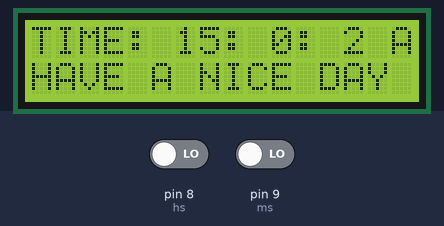
A sketch run on a simulated Arduino Uno, built with avr-gcc and run on an emulated ATmega328P. On the bench: 16×2 character LCD. The test bench sets the inputs (shaded band); at power-on: pin 8 (hs) LOW, pin 9 (ms) LOW.

Above: at 1.2 s.
1.3 s: pin 8 (hs) driven HIGH
At 2.8 s:
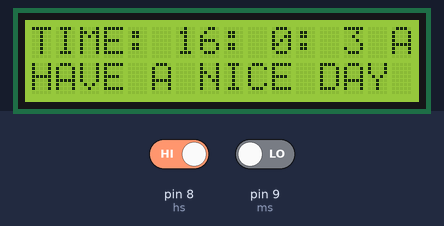
5.5 s: pin 8 (hs) driven LOW
At 6.9 s:
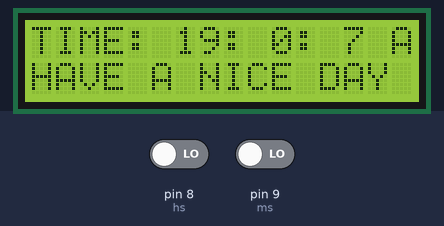
9.7 s: pin 9 (ms) driven HIGH
At 10.9 s:
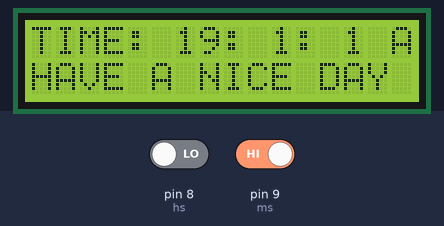
12.6 s: pin 9 (ms) driven LOW
At 13.9 s:
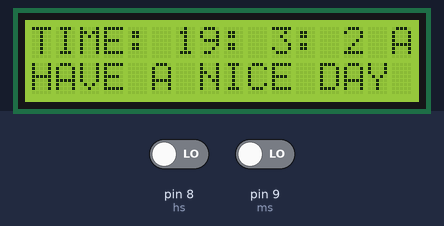
15.6 s: pin 8 (hs) driven HIGH
At 16.9 s:
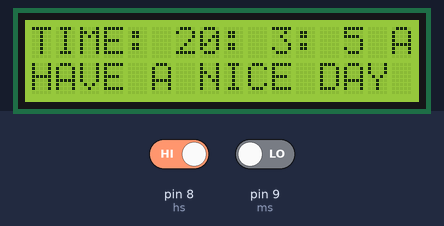
18.6 s: pin 9 (ms) driven HIGH
At 24.0 s:
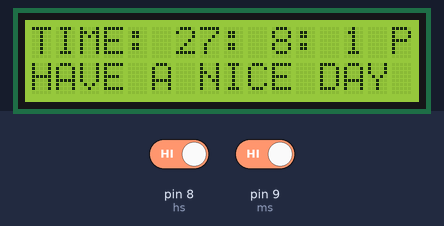
Timing chart, 0 to 24.7 s (numbered marks = the images above; inputs shaded):
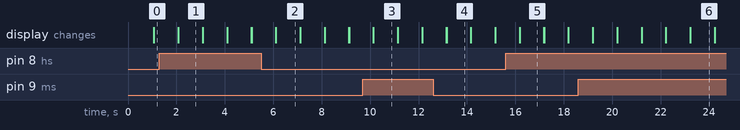

The sketch:

Watch_with_LCD.ino
```cpp
// Te
#include <LiquidCrystal.h>
LiquidCrystal lcd(12, 11, 5, 4, 3, 2);
int h = 15;
int m=0;
int s=0;
int flag=0;
int TIME=0;
const int hs = 8;
const int ms = 9;
int state1;
int state2;
void setup()
{
  lcd.begin(16, 2);
}
void loop()
{
  lcd.setCursor(0, 0);
  s = s + 1;
  lcd.print("TIME: ");
  lcd.print(h);
  lcd.print(": ");
  lcd.print(m);
  lcd.print(": ");
  lcd.print(s);
  if (flag < 12) lcd.print(" AM");
  if (flag == 12) lcd.print(" PM");
  if (flag > 12) lcd.print(" PM");
  if (flag == 24) flag = 0;
  delay(1000);
  lcd.clear();
  if (s == 60) {
    s = 0;
    m = m + 1;
  }
  if (m == 60)
  {
    m = 0;
    h = h + 1;
    flag = flag + 1;
  }
  if (h == 13)
  {
    h = 1;
  }
  lcd.setCursor(0, 1);
  lcd.print("HAVE A NICE DAY");
  state1 = digitalRead(hs);
  if (state1 == 1)
  {
    h = h + 1;
    flag = flag + 1;
    if (flag < 12) lcd.print(" AM");
    if (flag >= 12) lcd.print(" PM");
    //if (flag > 12) lcd.print(" PM");
    if (flag == 24) flag = 0;
    if (h == 13) h = 1;
  }
  state2 = digitalRead(ms);
  if (state2 == 1) {
    s = 0;
    m = m + 1;
  }
}
```

Measured:
- after the input at 1.3 s, the display: first differs from a run without the input after 0.78 s (image 1)
- after the input at 5.5 s, the display: first differs from a run without the input after 0.61 s (image 2)
- after the input at 15.6 s, the display: first differs from a run without the input after 0.58 s (image 5)
- what the display in image 1 shows lasts 1.0 s, from 2.1 s to 3.1 s
